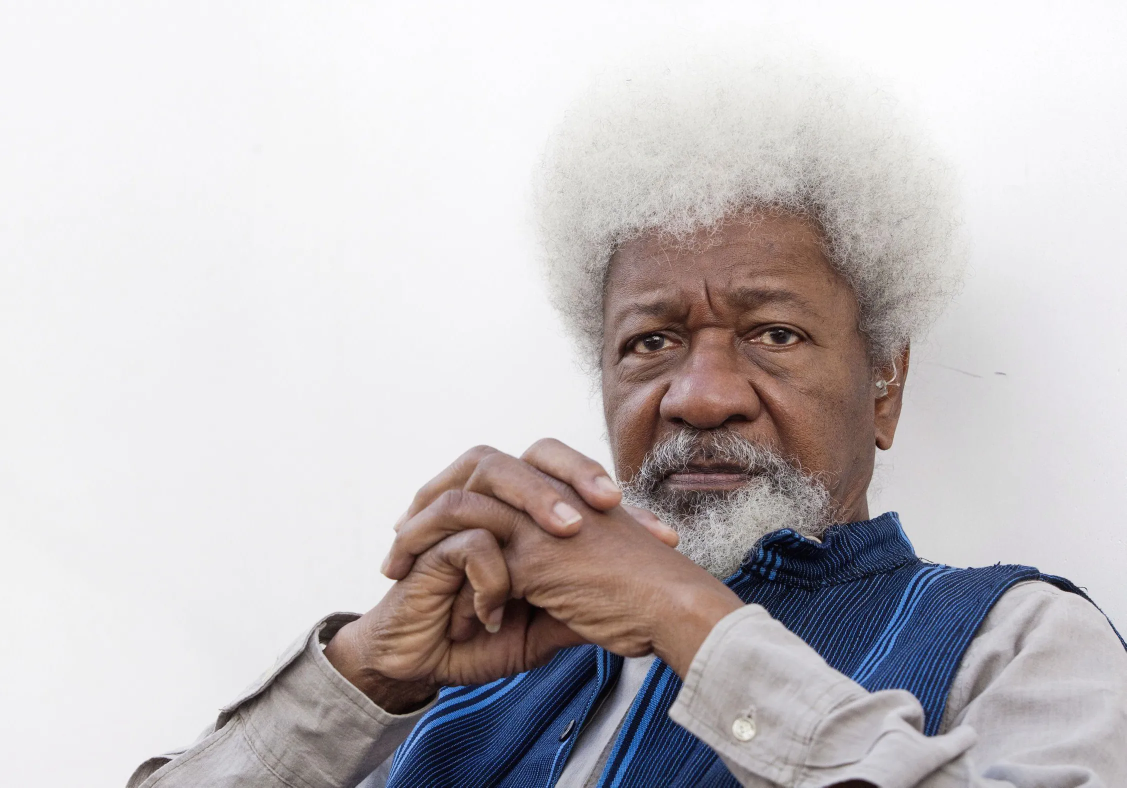
#> input picture week-4/img/wole.jpg, 2254 x 1576 px (shown at 1/2 size)
$ python practice-5.py
#> lines starting #> are read from the running program, lines starting #| are printed output that depends on the picture; after the words box and inside, x2 and y2 are one past the last pixel; in counts of white or black regions, pixels touching at a corner belong together
import cv2

image = cv2.imread('img/wole.jpg',cv2.IMREAD_GRAYSCALE)
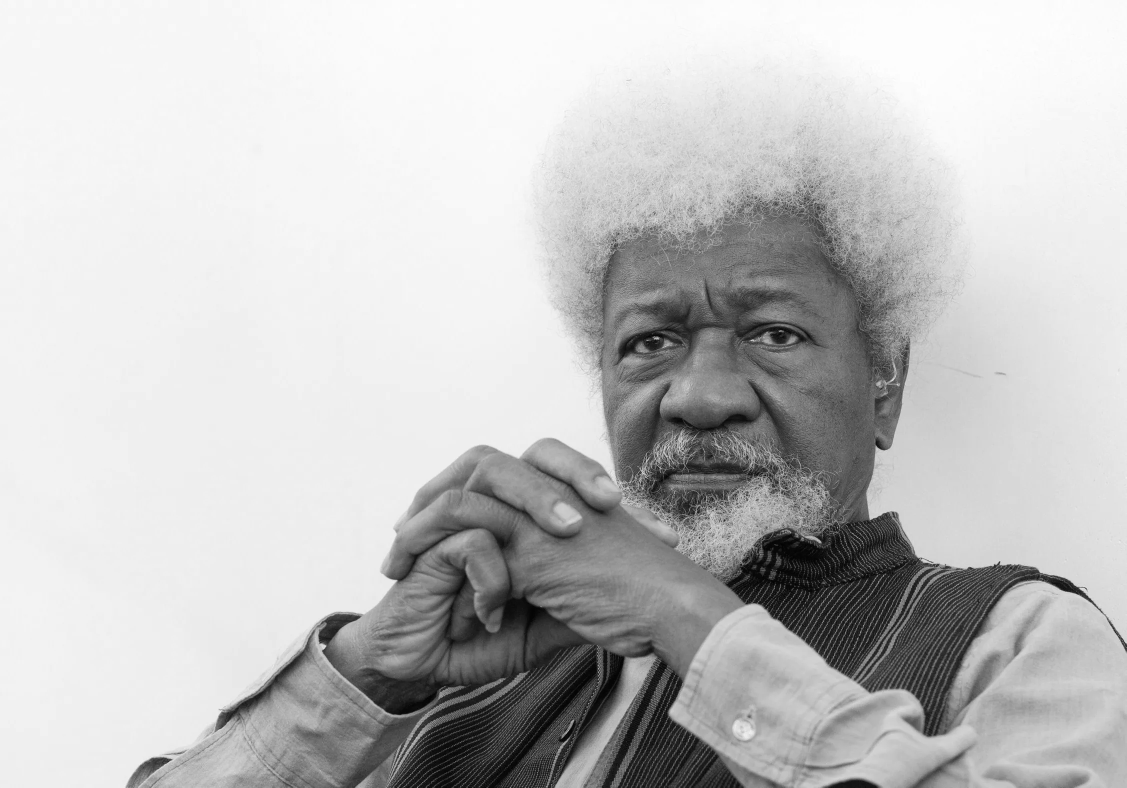
#> image: shape (1576, 2254) (shown at 1/2 size); min 0, max 255, mean 194.1

image = cv2.resize(image,(500,400))
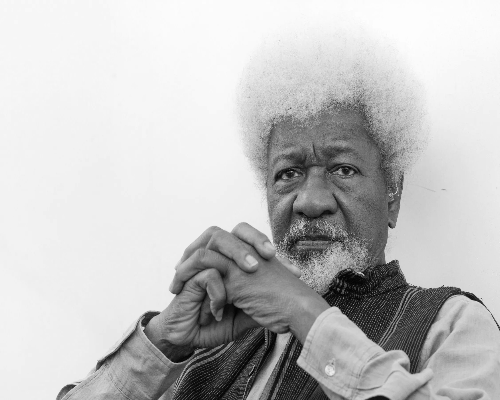
#> image: shape (400, 500); min 2, max 254, mean 194

edges = cv2.Canny(image,100,200)
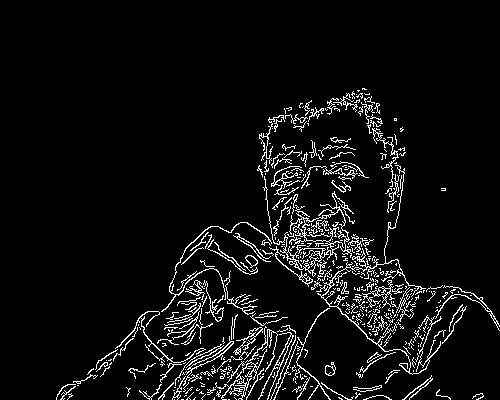
#> edges: shape (400, 500); 6% white in thin lines or dots, all inside (x1, y1, x2, y2) = (56, 88, 500, 400)

cv2.imshow('Original',image)
cv2.imshow('Canny Edges',edges)

cv2.waitKey(0)
cv2.destroyAllWindows()
